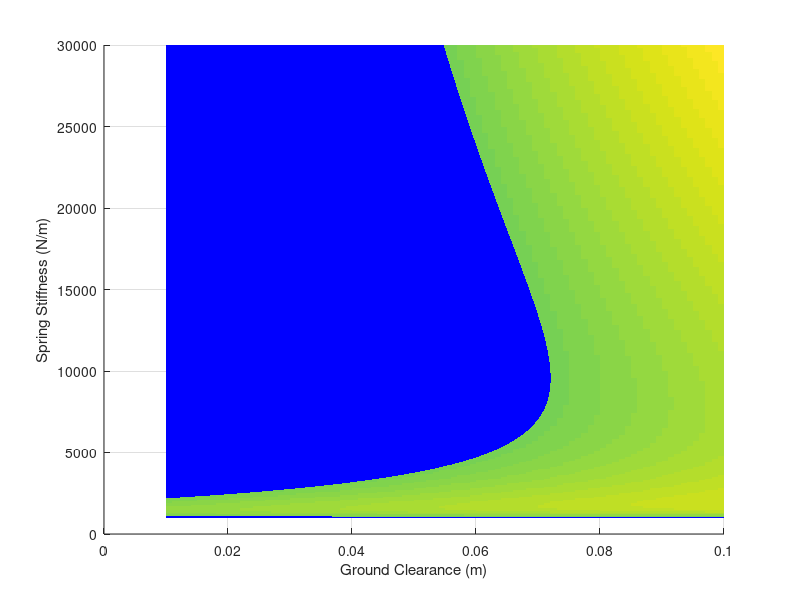

MATLAB code to generate this figure: (Note: this script raises an error after producing the figure.)
%% Compute relationship between virtual spring constant, system energy, and max motor torques

% system params
max_allowed_torque = 600;
m = 64;
%m_counter = 24.05;
g_real = 9.803;
g = g_real;%(m-m_counter)/m*g_real;
d = 0.1;
l0_leg = 0.927; % leg length for computing l0_virtual
phi0 = 130*pi/180;
l0_virtual = 1.01;%sqrt(d^2+l0_leg^2-2*d*l0_leg*cos(phi0));

% search space
k_virtual = 1000:100:30000;
delta_y = 0.01:0.001:0.1;
motor_torque = zeros(length(k_virtual),length(delta_y));
spring_deflection = zeros(length(k_virtual),length(delta_y));
% compute max motor torques
for i=1:length(delta_y)
    % Spring at max compression when all of potential is elastic energy
    a = 0.5.*k_virtual;
    b = -m*g;
    c = -m*g*delta_y(i);
    delta_l_virtual = (-b + sqrt(b^2 - 4.*a*c))./(2*a);
    spring_deflection(:,i) = delta_l_virtual;
    F_l = k_virtual .* delta_l_virtual; 

    % compute leg geometry
    l_leg = (l0_virtual - d) - delta_l_virtual; % assume torso is level, leg at 180 degrees
    splay = 2*acos(l_leg);
    w = sin(splay/2);
    motor_torque(:,i) = (F_l .* w)/2;
end

% plot relationship
figure(100)
clf;
hold on;
surf(delta_y, k_virtual, motor_torque,'EdgeColor','none','LineStyle','none','FaceLighting','phong')
xlabel('Ground Clearance (m)');
ylabel('Spring Stiffness (N/m)');
zlabel('Peak Motor Torque (Nm)');
% plot plane of max allowed torque
patch([min(delta_y) max(delta_y) max(delta_y) min(delta_y)]',[min(k_virtual) min(k_virtual)  max(k_virtual) max(k_virtual)]',max_allowed_torque*ones(4,1),'b','EdgeColor','none','LineStyle','none');
grid on;
alpha(0.3);
hold off;
% plot contour at max allowed torque
figure(101);
contours = max_allowed_torque*[0.75 0.8 0.85 0.9 0.95 1.00];
contour(delta_y, k_virtual, motor_torque, 10);
%title(sprintf('Spring stiffness and compression at max torque = %f',max_allowed_torque));
xlabel('Ground Clearance (m)');
ylabel('Spring Stiffness (kN/m)');

figure(102);
contour(delta_y, k_virtual, spring_deflection);
xlabel('Ground Clearance (m)');
ylabel('Spring Stiffness (kN/m)');

%% Peak torque as a function
syms m g k y l0 real
tau_m = 0.5*(m*g + (m^2*g^2 + 2*k*m*g*y)^0.5)*sin(acos(l0 - (m*g + (m^2*g^2 + 2*k*m*g*y)^0.5)/k));
% solve for y (????)
% maximize

